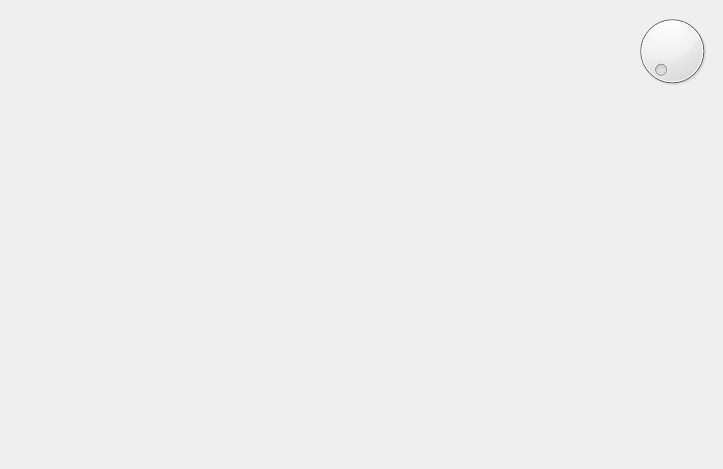
<?xml version="1.0" encoding="UTF-8"?>
<ui version="4.0">
 <class>Form</class>
 <widget class="QWidget" name="Form">
  <property name="geometry">
   <rect>
    <x>0</x>
    <y>0</y>
    <width>723</width>
    <height>469</height>
   </rect>
  </property>
  <property name="windowTitle">
   <string>Form</string>
  </property>
  <layout class="QHBoxLayout" name="horizontalLayout">
   <item>
    <widget class="Canvas" name="canvas" native="true"/>
   </item>
   <item alignment="Qt::AlignTop">
    <widget class="QDial" name="dial">
     <property name="sizePolicy">
      <sizepolicy hsizetype="Fixed" vsizetype="Fixed">
       <horstretch>0</horstretch>
       <verstretch>0</verstretch>
      </sizepolicy>
     </property>
     <property name="maximumSize">
      <size>
       <width>80</width>
       <height>80</height>
      </size>
     </property>
    </widget>
   </item>
  </layout>
 </widget>
 <customwidgets>
  <customwidget>
   <class>Canvas</class>
   <extends>QWidget</extends>
   <header>canvas</header>
   <container>1</container>
  </customwidget>
 </customwidgets>
 <resources/>
 <connections/>
</ui>
